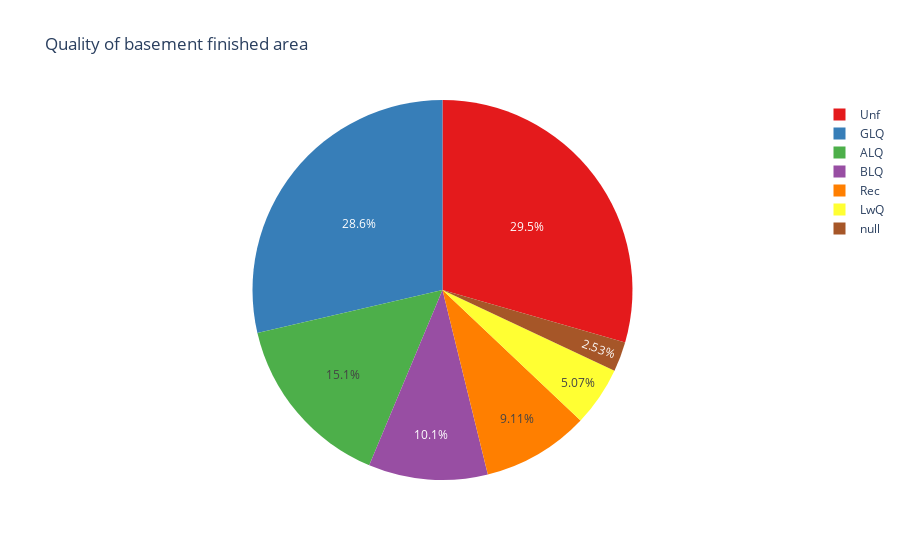

This figure's notebook cell:
### Code cell
#Quality of basement finished area
fig = px.pie(train_df, names = "BsmtFinType1", title = "Quality of basement finished area", color_discrete_sequence=px.colors.qualitative.Set1)
fig.show()

### Figure 1 — Plotly figure (JSON) as saved in the notebook; plotly's stock layout.template omitted (floating-point values rounded to 4 significant figures; data arrays with more than 128 entries replaced by an {"elided": "..."} marker saying what was removed)
{"data": [{"domain": {"x": [0, 1], "y": [0, 1]}, "hovertemplate": "BsmtFinType1=%{label}<extra></extra>", "labels": {"elided": "1460 str values"}, "legendgroup": "", "name": "", "showlegend": true, "type": "pie"}], "layout": {"legend": {"tracegroupgap": 0}, "piecolorway": ["rgb(228,26,28)", "rgb(55,126,184)", "rgb(77,175,74)", "rgb(152,78,163)", "rgb(255,127,0)", "rgb(255,255,51)", "rgb(166,86,40)", "rgb(247,129,191)", "rgb(153,153,153)"], "title": {"text": "Quality of basement finished area"}}}
